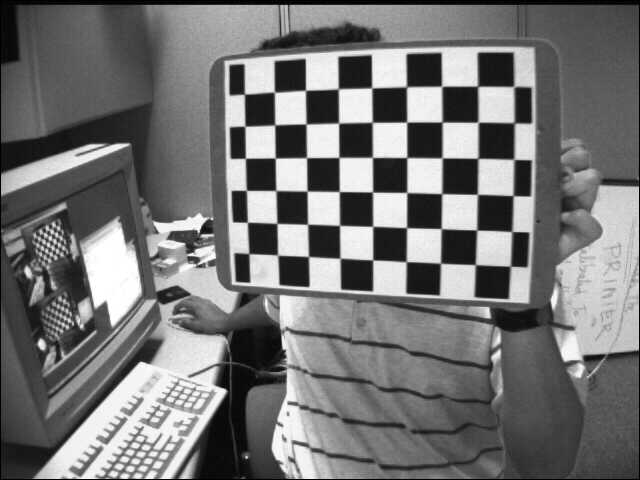
//> input picture resource/10/checkerboard.jpg, 640 x 480 px
$ ./threshold_example   (built with g++ and OpenCV 4)
//> lines starting //> are read from the running program, lines starting //| are printed output that depends on the picture; after the words box and inside, x2 and y2 are one past the last pixel; in counts of white or black regions, pixels touching at a corner belong together
#include <opencv2/opencv.hpp>
#include <iostream>

#define RESOURCE_DIR "../resource/"

void threshold_example()
{
    cv::Mat img = cv::imread(RESOURCE_DIR"/10/checkerboard.jpg", cv::IMREAD_GRAYSCALE);
//> img is the input picture: 480 rows x 640 cols, CV_8UC1; min 0, max 255, mean 116.6
    if(img.empty())
    {
        std::cout <<"img is empty" << std::endl;
        return;
    }

    cv::imshow("originImg", img);
    cv::Mat binThresholdImg;
    double fixed_threshold = 100;
    int threshold_type = cv::THRESH_BINARY;
    cv::threshold(img, binThresholdImg, fixed_threshold, 255, threshold_type);
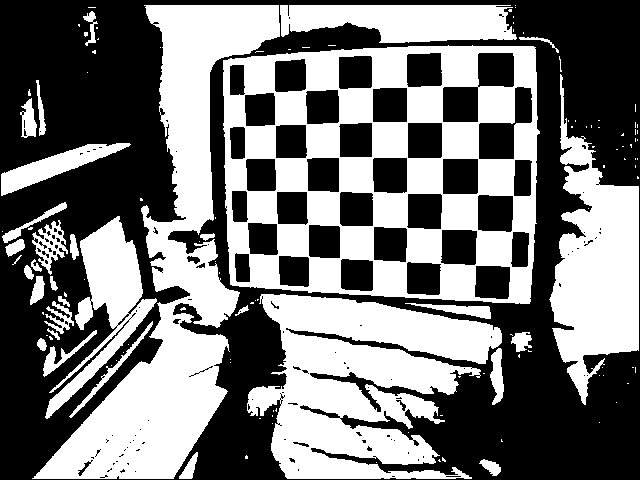
//> binThresholdImg: 480 rows x 640 cols, CV_8UC1; 46.9% white; 127 white regions (94 under 20 px), largest, box (x1, y1, x2, y2) and area: (223, 45, 540, 304) 42821, (32, 5, 280, 479) 34813, (247, 294, 502, 479) 28102
    cv::imshow("binary threshold", binThresholdImg);

    int adaptive_method = cv::ADAPTIVE_THRESH_MEAN_C;
    int block_size = 15;
    double offset = 10;
    cv::adaptiveThreshold(img, binThresholdImg, 255, adaptive_method, threshold_type, block_size, 0);
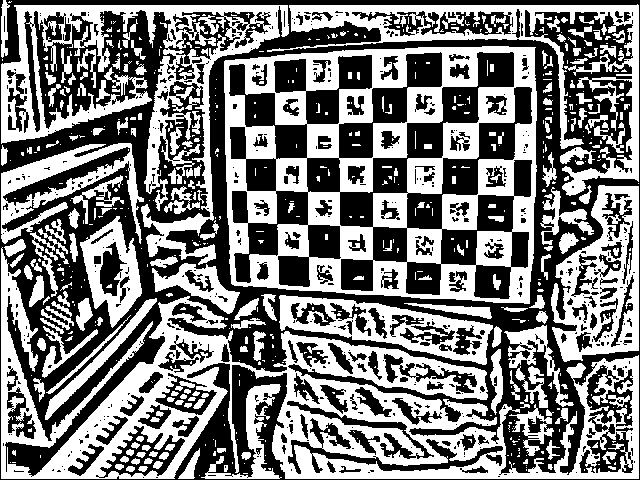
//> binThresholdImg: 480 rows x 640 cols, CV_8UC1; 48.6% white; 585 white regions (368 under 20 px), largest, box (x1, y1, x2, y2) and area: (1, 247, 639, 479) 39458, (224, 46, 537, 304) 34975, (1, 5, 289, 265) 16476
    cv::imshow("adaptive threshold", binThresholdImg);

    cv::waitKey(0);
    cv::destroyAllWindows();
}

int main(int argc, char const *argv[])
{
    threshold_example();
    return 0;
}
